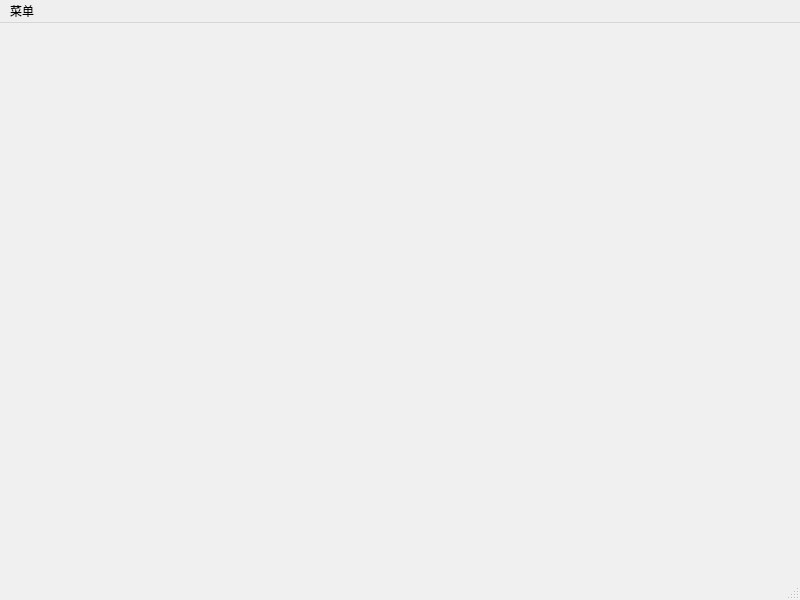
<?xml version="1.0" encoding="UTF-8"?>
<ui version="4.0">
 <class>MainWindow</class>
 <widget class="QMainWindow" name="MainWindow">
  <property name="geometry">
   <rect>
    <x>0</x>
    <y>0</y>
    <width>800</width>
    <height>600</height>
   </rect>
  </property>
  <property name="sizePolicy">
   <sizepolicy hsizetype="Expanding" vsizetype="Expanding">
    <horstretch>0</horstretch>
    <verstretch>0</verstretch>
   </sizepolicy>
  </property>
  <property name="windowTitle">
   <string>可视化停车场管理系统</string>
  </property>
  <property name="styleSheet">
   <string notr="true">QMainWindow { background-color: #f0f0f0; }</string>
  </property>
  <widget class="QWidget" name="centralwidget">
   <property name="sizePolicy">
    <sizepolicy hsizetype="Expanding" vsizetype="Expanding">
     <horstretch>0</horstretch>
     <verstretch>0</verstretch>
    </sizepolicy>
   </property>
   <property name="minimumSize">
    <size>
     <width>200</width>
     <height>200</height>
    </size>
   </property>
  </widget>
  <widget class="QMenuBar" name="menubar">
   <property name="geometry">
    <rect>
     <x>0</x>
     <y>0</y>
     <width>800</width>
     <height>18</height>
    </rect>
   </property>
   <widget class="QMenu" name="menu">
    <property name="title">
     <string>菜单</string>
    </property>
    <addaction name="action"/>
    <addaction name="action_2"/>
   </widget>
   <addaction name="menu"/>
  </widget>
  <widget class="QStatusBar" name="statusbar"/>
  <action name="action">
   <property name="text">
    <string>登录</string>
   </property>
  </action>
  <action name="action_2">
   <property name="text">
    <string>停车场设置</string>
   </property>
  </action>
 </widget>
 <resources/>
 <connections/>
</ui>
